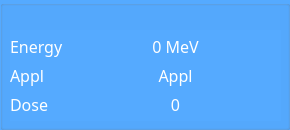
         <widget class="QGroupBox" name="groupBox_5">
          <property name="font">
           <font>
            <family>Lucida Sans</family>
            <pointsize>13</pointsize>
            <bold>true</bold>
           </font>
          </property>
          <property name="styleSheet">
           <string notr="true">background-color:rgb(85, 170, 255)</string>
          </property>
          <property name="title">
           <string/>
          </property>
          <widget class="QWidget" name="formLayoutWidget_4">
           <property name="geometry">
            <rect>
             <x>10</x>
             <y>30</y>
             <width>271</width>
             <height>91</height>
            </rect>
           </property>
           <layout class="QFormLayout" name="formLayout_7">
            <property name="formAlignment">
             <set>Qt::AlignmentFlag::AlignLeading|Qt::AlignmentFlag::AlignLeft|Qt::AlignmentFlag::AlignVCenter</set>
            </property>
            <property name="horizontalSpacing">
             <number>6</number>
            </property>
            <item row="0" column="0">
             <widget class="QLabel" name="label_7">
              <property name="font">
               <font>
                <family>Lucida Sans</family>
                <pointsize>12</pointsize>
               </font>
              </property>
              <property name="text">
               <string>&lt;html&gt;&lt;head/&gt;&lt;body&gt;&lt;p&gt;&lt;span style=&quot; color:#ffffff;&quot;&gt;Energy&lt;/span&gt;&lt;/p&gt;&lt;/body&gt;&lt;/html&gt;</string>
              </property>
             </widget>
            </item>
            <item row="0" column="1">
             <widget class="QLabel" name="label_linac_energy">
              <property name="font">
               <font>
                <family>Lucida Sans</family>
                <pointsize>12</pointsize>
               </font>
              </property>
              <property name="text">
               <string>&lt;html&gt;&lt;head/&gt;&lt;body&gt;&lt;p&gt;&lt;span style=&quot; color:#ffffff;&quot;&gt;0 MeV&lt;/span&gt;&lt;/p&gt;&lt;/body&gt;&lt;/html&gt;</string>
              </property>
              <property name="alignment">
               <set>Qt::AlignmentFlag::AlignCenter</set>
              </property>
             </widget>
            </item>
            <item row="1" column="1">
             <widget class="QLabel" name="label_linac_applicator">
              <property name="font">
               <font>
                <family>Lucida Sans</family>
                <pointsize>12</pointsize>
               </font>
              </property>
              <property name="text">
               <string>&lt;html&gt;&lt;head/&gt;&lt;body&gt;&lt;p&gt;&lt;span style=&quot; color:#ffffff;&quot;&gt;Appl&lt;/span&gt;&lt;/p&gt;&lt;/body&gt;&lt;/html&gt;</string>
              </property>
              <property name="alignment">
               <set>Qt::AlignmentFlag::AlignCenter</set>
              </property>
             </widget>
            </item>
            <item row="1" column="0">
             <widget class="QLabel" name="label_8">
              <property name="font">
               <font>
                <family>Lucida Sans</family>
                <pointsize>12</pointsize>
               </font>
              </property>
              <property name="text">
               <string>&lt;html&gt;&lt;head/&gt;&lt;body&gt;&lt;p&gt;&lt;span style=&quot; color:#ffffff;&quot;&gt;Appl&lt;/span&gt;&lt;/p&gt;&lt;/body&gt;&lt;/html&gt;</string>
              </property>
             </widget>
            </item>
            <item row="2" column="1">
             <widget class="QLabel" name="label_linac_dose">
              <property name="font">
               <font>
                <family>Lucida Sans</family>
                <pointsize>12</pointsize>
               </font>
              </property>
              <property name="text">
               <string>&lt;html&gt;&lt;head/&gt;&lt;body&gt;&lt;p&gt;&lt;span style=&quot; color:#ffffff;&quot;&gt;0&lt;/span&gt;&lt;/p&gt;&lt;/body&gt;&lt;/html&gt;</string>
              </property>
              <property name="alignment">
               <set>Qt::AlignmentFlag::AlignCenter</set>
              </property>
             </widget>
            </item>
            <item row="2" column="0">
             <widget class="QLabel" name="label_6">
              <property name="font">
               <font>
                <family>Lucida Sans</family>
                <pointsize>12</pointsize>
               </font>
              </property>
              <property name="text">
               <string>&lt;html&gt;&lt;head/&gt;&lt;body&gt;&lt;p&gt;&lt;span style=&quot; font-size:12pt; color:#ffffff;&quot;&gt;Dose&lt;/span&gt;&lt;/p&gt;&lt;/body&gt;&lt;/html&gt;</string>
              </property>
             </widget>
            </item>
           </layout>
          </widget>
         </widget>
